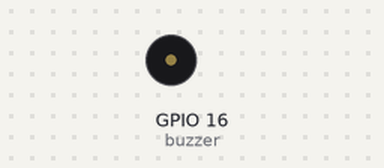
A program run on a simulated Raspberry Pi (BCM pin numbers). Shown: buzzer (waves = sounding). What the program prints to the terminal is not drawn.

Above: at 1.5 s.
At 6.51 s:
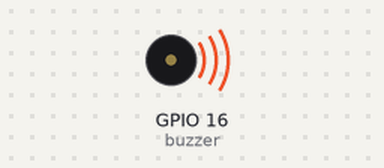
Timing chart, 0 to 8.2 s (numbered marks = the images above):
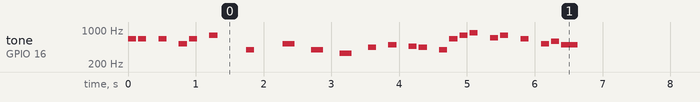

Measured:
- by itself, tone on GPIO 16 (buzzer): plays 659 Hz for 0.12 s, 659 Hz for 0.12 s, 659 Hz for 0.12 s, 523 Hz for 0.12 s, 659 Hz for 0.12 s, 784 Hz for 0.12 s … (250 notes in this stretch)

The program:

song_mario_buzzer_GPIO16.py
```python
import time
from gpiozero import PWMOutputDevice

# Configuration pour votre branchement actuel sur Raspberry Pi 3B
# Broche GPIO 16 (Correspond à la broche physique 36 du header)
BUZZER_PIN = 16

# Dictionnaire des fréquences des notes
NOTES = {
    'DO4': 262, 'RE4': 294, 'MI4': 330, 'FA4': 349, 'SOL4': 392, 'LA4': 440, 'SI4': 494,
    'DO5': 523, 'RE5': 587, 'MI5': 659, 'FA5': 698, 'SOL5': 784, 'LA5': 880, 'SI5': 988,
    'SILENCE': 0
}

# Note intermédiaire manquante ajoutée dynamiquement (comme dans votre code original)
NOTES['SIB4'] = 466

def play_mario():
    # Initialisation du buzzer avec une fréquence par défaut de 440Hz
    buzzer = PWMOutputDevice(BUZZER_PIN, active_high=True, frequency=440)

    # Partition du thème principal de Mario
    partition = [
        'MI5', 'MI5', 'SILENCE', 'MI5', 'SILENCE', 'DO5', 'MI5', 'SILENCE',
        'SOL5', 'SILENCE', 'SOL4', 'SILENCE',
        'DO5', 'SILENCE', 'SOL4', 'SILENCE', 'MI4', 'SILENCE',
        'LA4', 'SILENCE', 'SI4', 'SILENCE', 'SIB4', 'LA4', 'SILENCE',
        'SOL4', 'MI5', 'SOL5', 'LA5', 'SILENCE', 'FA5', 'SOL5',
        'SILENCE', 'MI5', 'SILENCE', 'DO5', 'RE5', 'SI4'
    ]

    # Durées correspondantes (en secondes)
    tempos = [
        0.12, 0.12, 0.12, 0.12, 0.12, 0.12, 0.12, 0.12,
        0.12, 0.36, 0.12, 0.36,
        0.18, 0.18, 0.18, 0.18, 0.18, 0.18,
        0.12, 0.12, 0.12, 0.12, 0.12, 0.12, 0.12,
        0.12, 0.12, 0.12, 0.12, 0.12, 0.12, 0.12,
        0.12, 0.12, 0.12, 0.12, 0.12, 0.24
    ]

    try:
        for note, duree in zip(partition, tempos):
            frequence = NOTES[note]

            if frequence == 0:
                buzzer.value = 0  # Silence
                time.sleep(duree)
            else:
                buzzer.frequency = frequence
                # En MicroPython, le max de duty_u16 est 65535. Votre valeur 1500 représentait environ 2.3% de puissance.
                # En gpiozero, la valeur est un float entre 0.0 (0%) et 1.0 (100%). On applique donc ~0.02.
                buzzer.value = 0.02
                time.sleep(duree)

            # Micro-pause obligatoire pour détacher les notes identiques qui se suivent
            buzzer.value = 0
            time.sleep(0.03)

    finally:
        # Fermeture et libération propre de la broche GPIO après la mélodie
        buzzer.close()

print("Démarrage de la boucle Mario sur le Raspberry Pi... (Appuyez sur Ctrl+C pour quitter)")

# Joue le thème en boucle toutes les 6 secondes
try:
    while True:
        play_mario()
        time.sleep(6)
except KeyboardInterrupt:
    print("\nProgramme arrêté proprement.")
```
